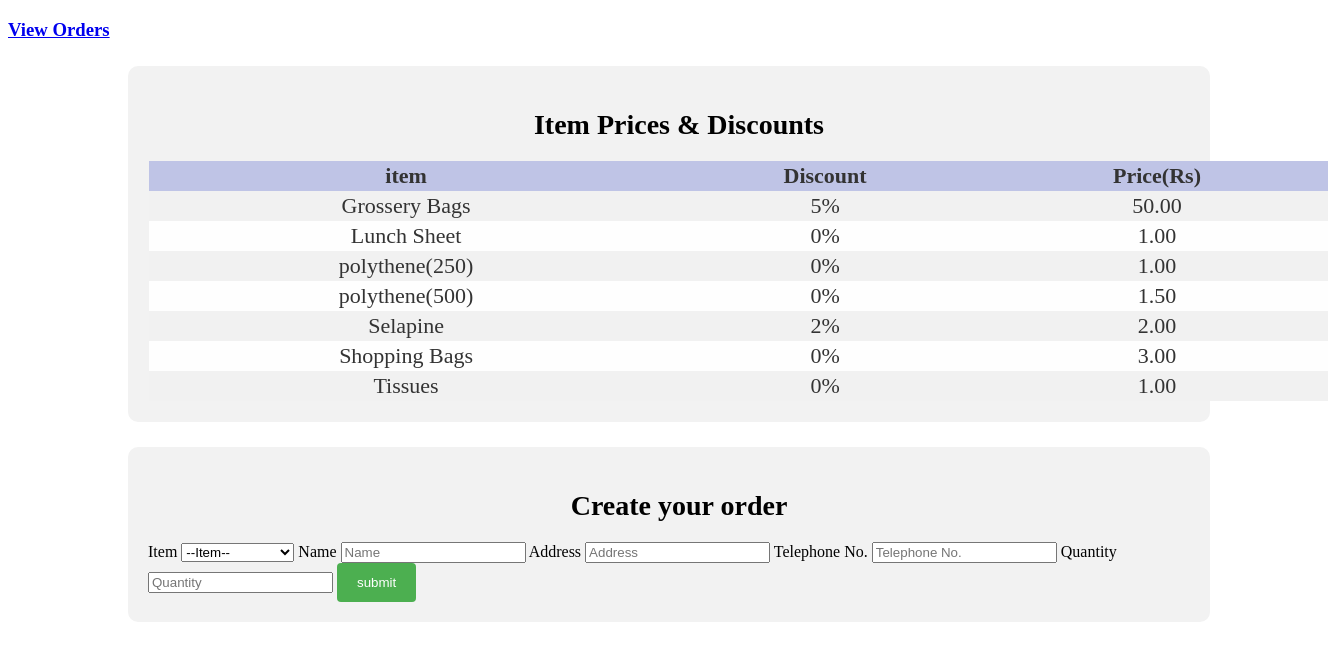
The page / on the database its author committed.
### tables this page shows
CREATE TABLE `orders_item` (
  `item` varchar(255) NOT NULL,
  `discount` varchar(255) NOT NULL,
  `price` varchar(255) NOT NULL
);

### index.php (the view, shortened to what this page needs)
<?php
	require_once('config.php');
	$ReadSql = "SELECT * FROM orders_item";
	$res = mysqli_query($connection, $ReadSql);
?>
<!DOCTYPE html>
<html>
<head>
  <link href="css/addupdate.css" rel="stylesheet" type="text/css">
  <link href="css/index.css" rel="stylesheet" type="text/css">
</head>
<body>
	<h3><a href="customer_view.php">View Orders</a></h3>
	<div class="container">
	<h2>Item Prices & Discounts</h2>
		<table class="table ">
			<tr>
				<th>item</th>
				<th>Discount</th>
				<th>Price(Rs)</th>
			</tr>
		<?php
		while($row = mysqli_fetch_assoc($res)){
		?>
			<tr>
				<td><?php echo $row['item']; ?></td>
				<td><?php echo ($row['discount']."%"); ?></td>
				<td><?php echo $row['price']; ?></td>
			</tr>
		<?php } ?>
		</table>
	</div>
<div class="container">
		<form method="post">
		<h2>Create your order</h2>
			<label for="input">Item</label>
				<select name="type" required>
					<option>--Item--</option>
				</select>
			    <label for="input">Name</label>
			     	<input type="text" name="name"  id="input" placeholder="Name" required/>
			    <label for="input">Address</label>
			       <input type="text" name="address"  id="input" placeholder="Address" />
			    <label for="input" >Telephone No.</label>
			     	<input type="text" name="telephone"  class="form-control" id="input" placeholder="Telephone No." required/>
			     <label for="input">Quantity</label>
					<input type="text" name="quantity" id="input" placeholder="Quantity" required/>
				<input type="submit" value="submit" />
		</form>
	</div>
</body>
</html>

### css/addupdate.css (style rules this page uses)
* { box-sizing: border-box; }
input[type=text], { width: 100%; padding: 12px; border: 1px solid #ccc; border-radius: 4px; box-sizing: border-box; margin-top: 6px; margin-bottom: 16px; resize: vertical; }
input[type=submit] { background-color: #4CAF50; color: white; padding: 12px 20px; border: none; border-radius: 4px; cursor: pointer; }
.container { border-radius: 10px; background-color: #f2f2f2; padding: 20px; margin-top: 25px; margin-left: 120px; margin-right: 120px; }

### css/index.css (style rules this page uses)
h2 { color:black; font-size:28px; text-align:center; margin-left:20px; margin-bottom:20px; }
table { color: #333; width: 1180px; border-collapse: collapse; border-spacing: 0; }
td, th { border: 1px solid transparent; height: 30px; transition: all 0.3s; font-size: 22px; }
th { background: #bfc4e6; font-weight: bold; }
td { background: #FAFAFA; text-align: center; }
tr:nth-child(even) td { background: #F1F1F1; }
tr:nth-child(odd) td { background: #FEFEFE; }

### rows shown on the page
orders_item: item "Grossery Bags", discount "5", price "50.00"
orders_item: item "Lunch Sheet", discount "0", price "1.00"
orders_item: item "polythene(250)", discount "0", price "1.00"
orders_item: item "polythene(500)", discount "0", price "1.50"
orders_item: item "Selapine", discount "2", price "2.00"
orders_item: item "Shopping Bags", discount "0", price "3.00"
orders_item: item "Tissues", discount "0", price "1.00"
